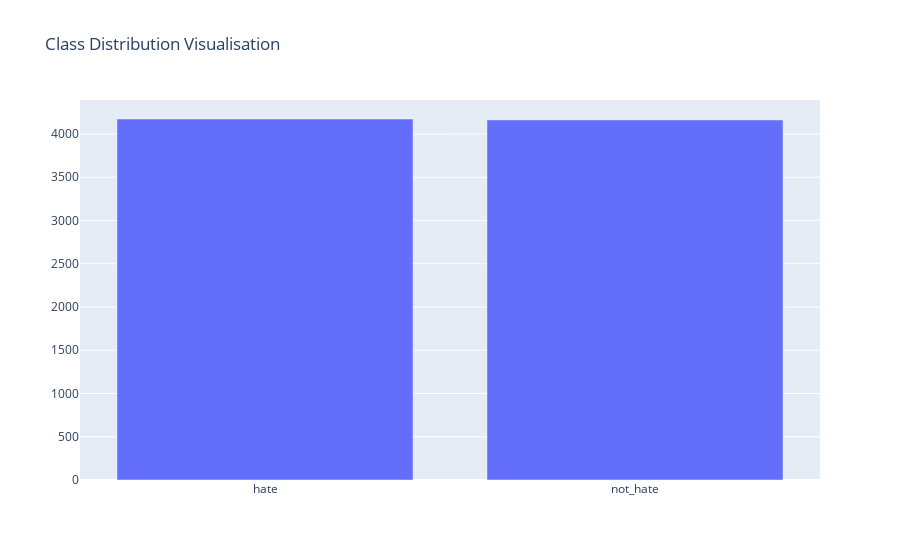

The code cell stored with this chart in its notebook:
### Code cell
hate = len(df[df['class']==1])
not_hate = len(df[df['class']==0])

print(f'hate : {hate} , not_hate : {not_hate}')

dist = [graph_objs.Bar(
    x=['hate','not_hate'],
    y=[hate, not_hate],
)]
plotly.offline.iplot({'data': dist, 'layout': graph_objs.Layout(title='Class Distribution Visualisation')})

### Figure 1 — Plotly figure (JSON) as saved in the notebook; plotly's stock layout.template omitted (floating-point values rounded to 4 significant figures)
{"data": [{"type": "bar", "x": ["hate", "not_hate"], "y": [4174, 4163]}], "layout": {"title": {"text": "Class Distribution Visualisation"}}}
